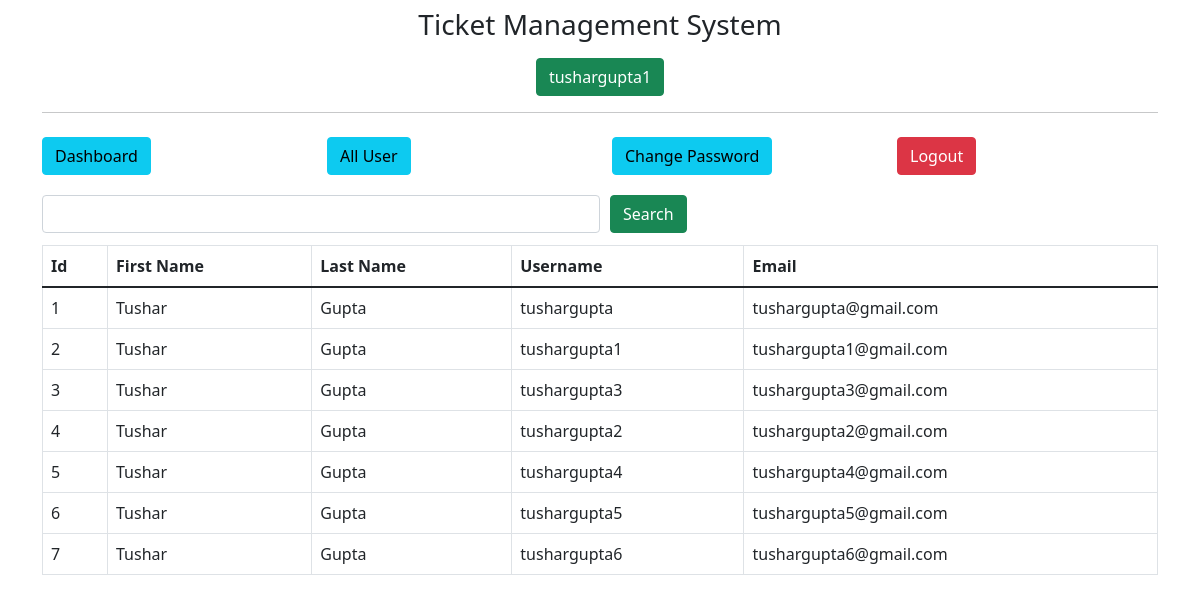
/admin/get-all-user (signed in), run on an earlier commit of the app's database.
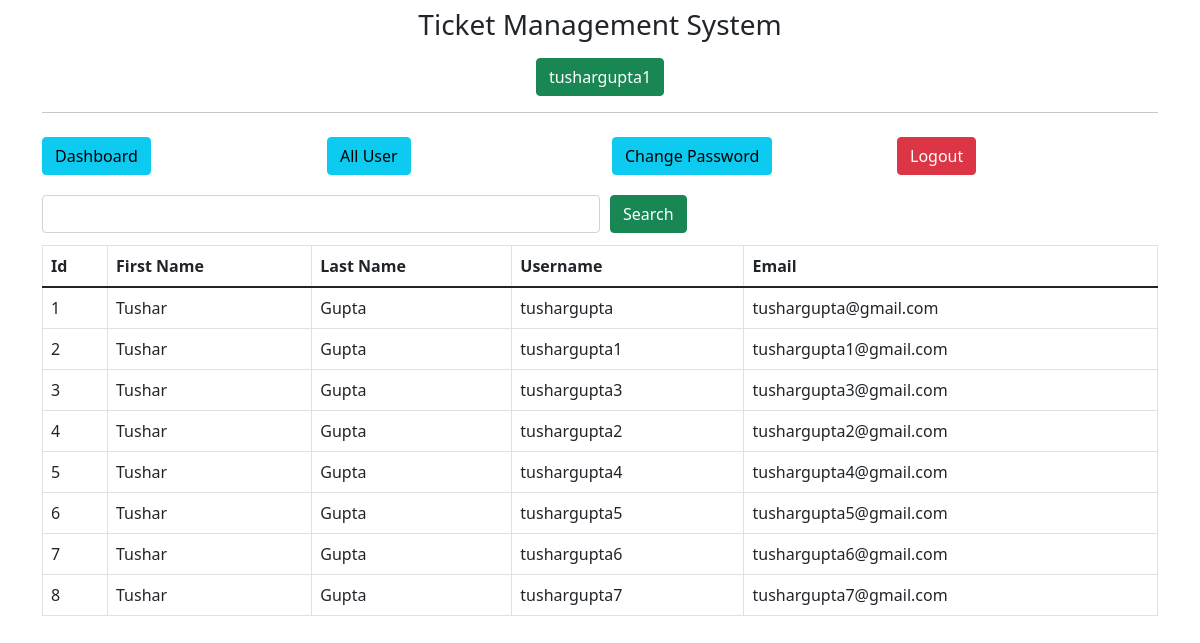
And on a later commit of the database.
### app.py (models this page shows, shortened)
class User(db.Model):
    id = db.Column(db.Integer, primary_key=True)
    username = db.Column(db.String(20), nullable=False, unique=True)
    firstname= db.Column(db.String(40), nullable=True)
    lastname = db.Column(db.String(40), nullable=True)
    email    = db.Column(db.String(100), nullable=False, unique=True)
    password = db.Column(db.String(255), nullable=False)

### app.py (the view)
@app.route('/admin/get-all-user', methods=["POST","GET"])
def adminGetAllUser():
    if not session.get('admin_id'):
        return redirect('/admin/')
    if request.method== "POST":
        search=request.form.get('search')
        users = User.query.all()
        return render_template('admin/all-user.html',title='Approve User',users=users)
    else:
        users=User.query.all()
        return render_template('admin/all-user.html',title='Approve User',users=users)

### templates/admin/all-user.html
{% extends "admin/layout.html"%}
{% block content %}
<div class="container">
    {% include 'admin/navbar.html' %}
    <div class="my-2">
        <form action="" method="POST" style="width:100%">
            <div class="d-flex align-items-center">
                <input type="text" name="search" id="search" class="form-control my-1 w-50">
                <button type="submit" class="btn btn-success " style="margin-left:10px;">Search</button>
            </div>
        </form>
    </div>
    <div class="my-2">
        <div class="table-responsive">
            <table class="table table-bordered">
                <thead>
                    <tr>
                        <th>Id</th>
                        <th>First Name</th>
                        <th>Last Name</th>
                        <th>Username</th>
                        <th>Email</th>
                    </tr>
                </thead>
                <tbody>
                    {% for user in users %}
                    <tr>
                        <td>{{user.id}}</td>
                        <td>{{user.firstname}}</td>
                        <td>{{user.lastname}}</td>
                        <td>{{user.username}}</td>
                        <td>{{user.email}}</td>
                    </tr>
                    {% endfor %}
                </tbody>
            </table>
        </div>
    </div>
</div>
{% endblock content %}

### templates/admin/layout.html (shortened to what this page needs)
<!DOCTYPE html>
<html lang="en">
<head>
    <link href="https://cdn.jsdelivr.net/npm/bootstrap@5.1.3/dist/css/bootstrap.min.css" rel="stylesheet">
</head>
<body>
    <div class="container my-2">
        <div class="d-flex justify-content-center align-items-center">
            <h3>
                Ticket Management System
            </h3>
        </div>
        <div class="my-2 text-center">
            {% if session.admin_name %}
            <button class="btn btn-success">{{session.admin_name}}</button>
            {% endif %}
        </div>
        <hr>
    </div>
    {% block content %} {% endblock content %}
</body>
</html>

What changed in the data, as far as the page shows it:
added User: id "8", firstname "Tushar", lastname "Gupta", username "tushargupta7", email "tushargupta7@gmail.com"
